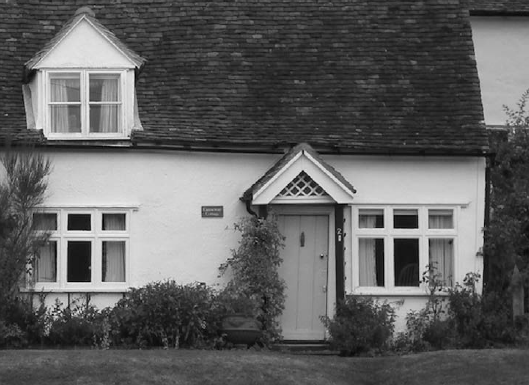
#> input picture images/left.jpg, 529 x 385 px
$ python main.py
#> lines starting #> are read from the running program, lines starting #| are printed output that depends on the picture; after the words box and inside, x2 and y2 are one past the last pixel; in counts of white or black regions, pixels touching at a corner belong together
#> further down, img1 is the input picture: shape (385, 529, 3); min 0, max 239, mean 96.8
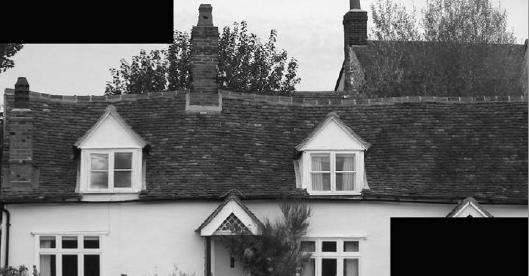
#> input picture images/right.jpg, 529 x 276 px
#> further down, img2 is the input picture: shape (276, 529, 3); min 0, max 255, mean 104.6
### stitcher.py
import cv2
import numpy as np

def stitch_images(img1, img2, min_match_count=10):
    # Initialize ORB detector
#> called with min_match_count = 10
    orb = cv2.ORB_create()

    # Detect keypoints and descriptors
    keypoints1, descriptors1 = orb.detectAndCompute(img1, None)
#> keypoints1 = 500 keypoints; strongest (x, y, size): (89, 229, 31), (69, 281, 31), (68, 229, 31), (89, 281, 31)
    keypoints2, descriptors2 = orb.detectAndCompute(img2, None)
#> keypoints2 = 484 keypoints; strongest (x, y, size): (391, 218, 31), (250, 43, 31), (221, 36, 31), (391, 219, 53.6)

    # Use BFMatcher with Hamming distance
    bf = cv2.BFMatcher(cv2.NORM_HAMMING, crossCheck=True)
    matches = bf.match(descriptors1, descriptors2)
#> matches = 118 matches

    # Sort matches by distance (best matches first)
    matches = sorted(matches, key=lambda x: x.distance)

    if len(matches) > min_match_count:
        # Extract location of good matches
        src_pts = np.float32([keypoints1[m.queryIdx].pt for m in matches]).reshape(-1, 1, 2)
#> src_pts = 118 rows, first 8: [53.57, 214.3], [121.8, 136.2], [122.7, 214.3], [414.7, 210.8], [132.5, 73.44], [138.2, 65.66], [132.7, 64.28], [89.86, 129.6]
        dst_pts = np.float32([keypoints2[m.trainIdx].pt for m in matches]).reshape(-1, 1, 2)
#> dst_pts = 118 rows, first 8: [313, 242], [355.8, 191.6], [357, 242], [335, 242], [363, 153], [366, 149], [362.9, 146.9], [336, 187.2]

        # Compute Homography
        M, mask = cv2.findHomography(dst_pts, src_pts, cv2.RANSAC, 5.0)
#> M = [[2.98, -0.216, -811.9], [0.293, 2.59, -373.1], [0.00292, -0.00183, 1]]; mask = 118 values, max 1 at index 1, min 0 at index 0, mean 0.161

        # Warp img2 to img1 using Homography
        result = warp_images(img1, img2, M)
        return result
    else:
        print(f"Not enough matches are found - {len(matches)}/{min_match_count}")
        return img1

def warp_images(img1, img2, H):
    h1, w1 = img1.shape[:2]
#> h1 = 385; w1 = 529
    h2, w2 = img2.shape[:2]
#> h2 = 276; w2 = 529

    # Corners of the second image
    points_img2 = np.float32([[0,0], [0,h2], [w2,h2], [w2,0]]).reshape(-1,1,2)
#> points_img2 = [[0, 0], [0, 276], [529, 276], [529, 0]]
    points_img2_transformed = cv2.perspectiveTransform(points_img2, H)
#> points_img2_transformed = [[-811.9, -373.1], [-1760.5, 688.9], [345.3, 243.4], [300.2, -85.63]]

    # Corners of the first image
    points_img1 = np.float32([[0,0], [0,h1], [w1,h1], [w1,0]]).reshape(-1,1,2)
#> points_img1 = [[0, 0], [0, 385], [529, 385], [529, 0]]

    # Combine all points to get final canvas size
    all_points = np.concatenate((points_img1, points_img2_transformed), axis=0)
#> all_points = [[0, 0], [0, 385], [529, 385], [529, 0], [-811.9, -373.1], [-1760.5, 688.9], [345.3, 243.4], [300.2, -85.63]]
    [xmin, ymin] = np.int32(all_points.min(axis=0).ravel() - 0.5)
#> xmin = -1760; ymin = -373
    [xmax, ymax] = np.int32(all_points.max(axis=0).ravel() + 0.5)
#> xmax = 529; ymax = 689

    translation_dist = [-xmin, -ymin]
#> translation_dist = [1760, 373]
    H_translation = np.array([[1, 0, translation_dist[0]],
                              [0, 1, translation_dist[1]],
                              [0, 0, 1]])
#> H_translation = [[1, 0, 1760], [0, 1, 373], [0, 0, 1]]

    output_img = cv2.warpPerspective(img2, H_translation.dot(H), (xmax - xmin, ymax - ymin))
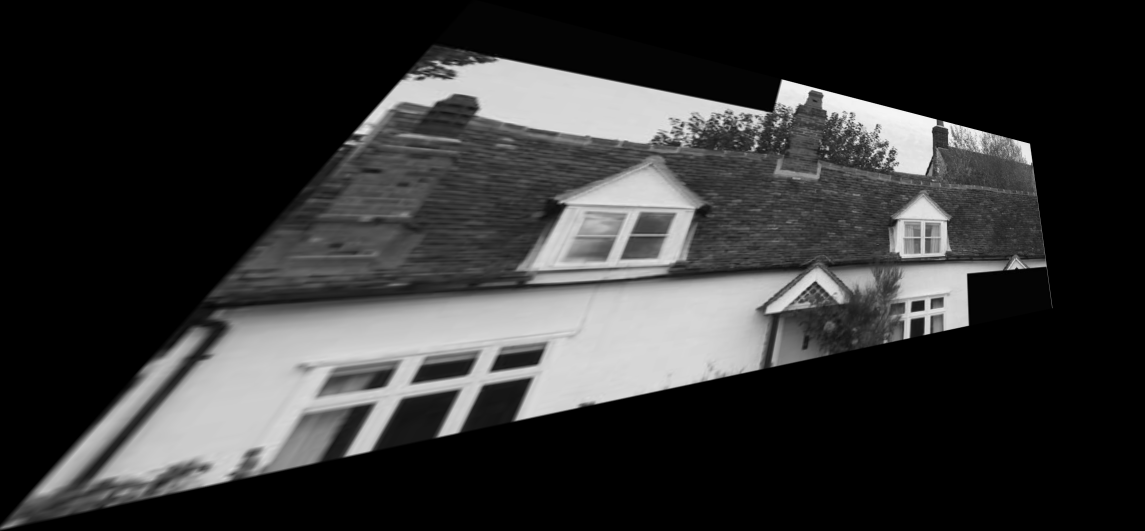
#> output_img: shape (1062, 2289, 3) (shown at 1/2 size); min 0, max 251, mean 52.1
    output_img[translation_dist[1]:h1+translation_dist[1], translation_dist[0]:w1+translation_dist[0]] = img1
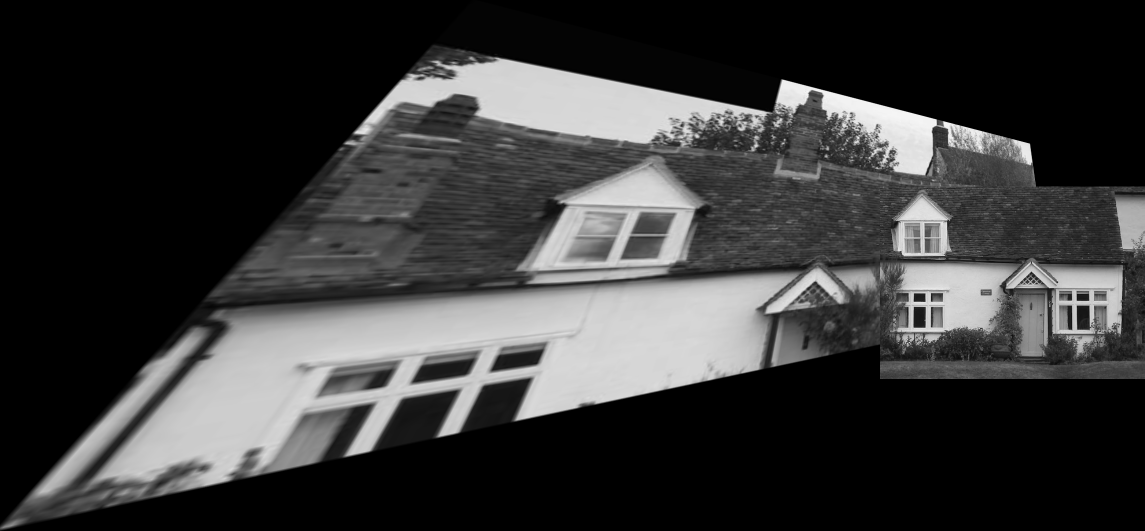
#> output_img: shape (1062, 2289, 3) (shown at 1/2 size); 8.27% of pixels changed, all inside (x1, y1, x2, y2) = (1760, 373, 2289, 758)

    return output_img

### main.py
from stitcher import stitch_images
import cv2

# Load input images
img1 = cv2.imread('images/left.jpg', cv2.IMREAD_COLOR)
img2 = cv2.imread('images/right.jpg', cv2.IMREAD_COLOR)

# Stitch images
result = stitch_images(img1, img2)

# Show and save result
cv2.imshow("Panorama", result)
cv2.imwrite("panorama_output.jpg", result)
cv2.waitKey(0)
cv2.destroyAllWindows()
